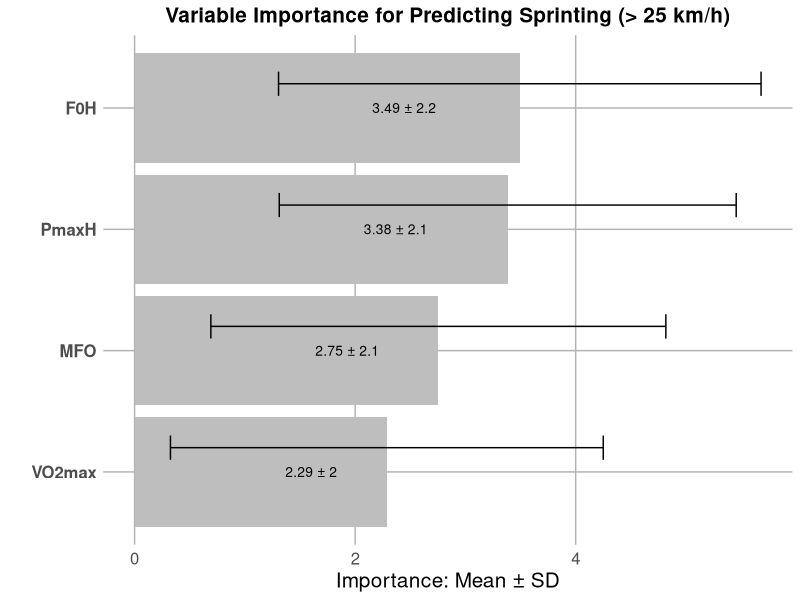
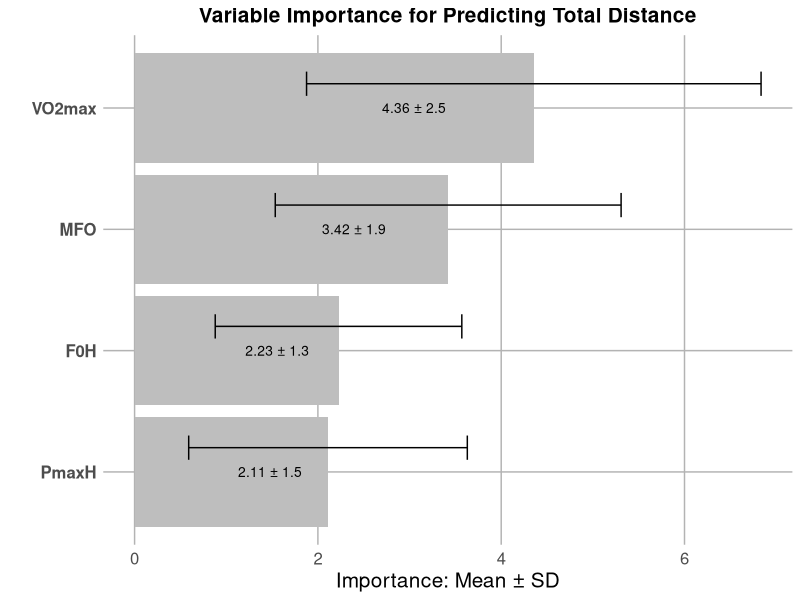
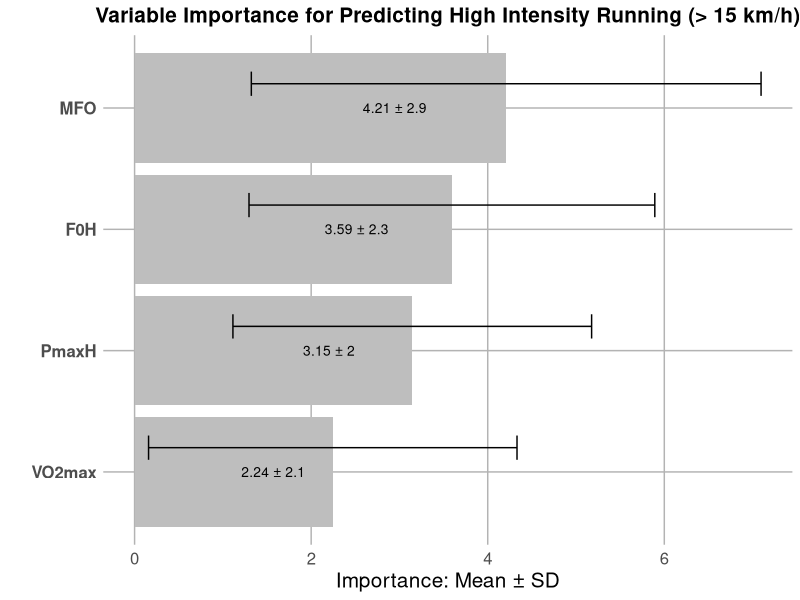
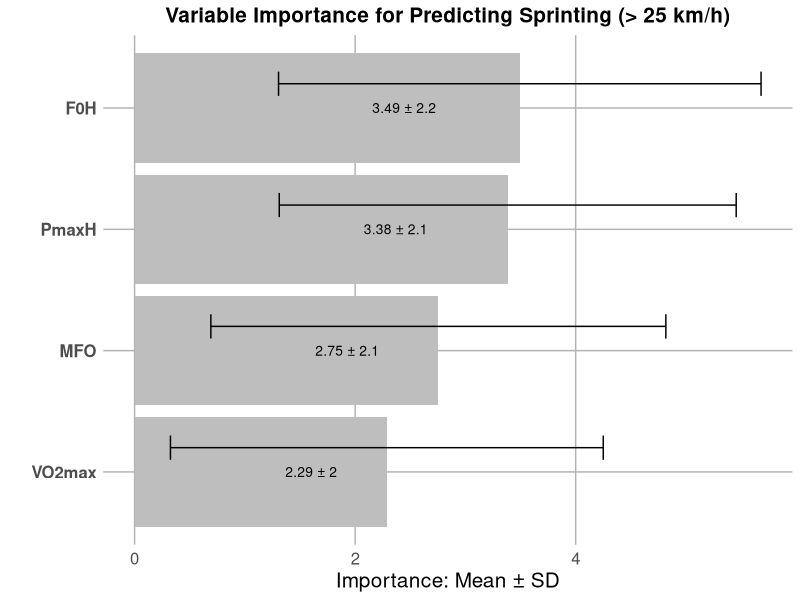
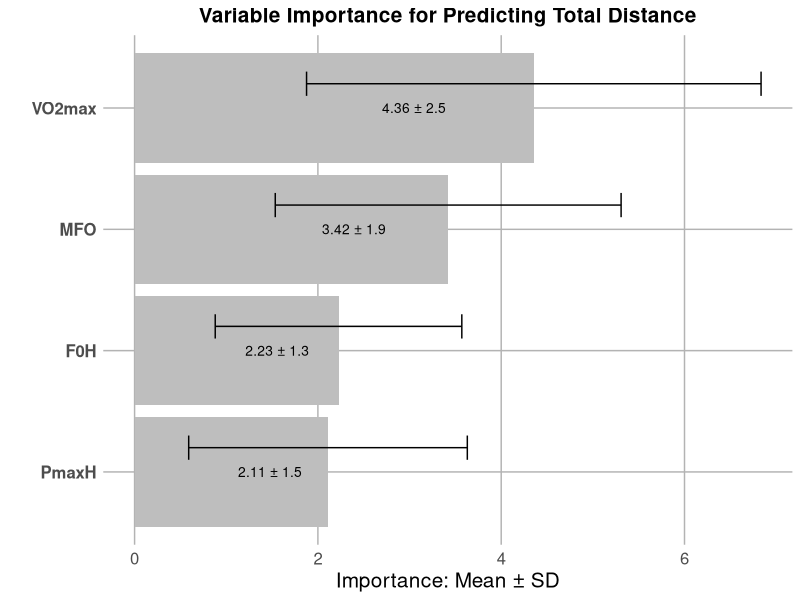
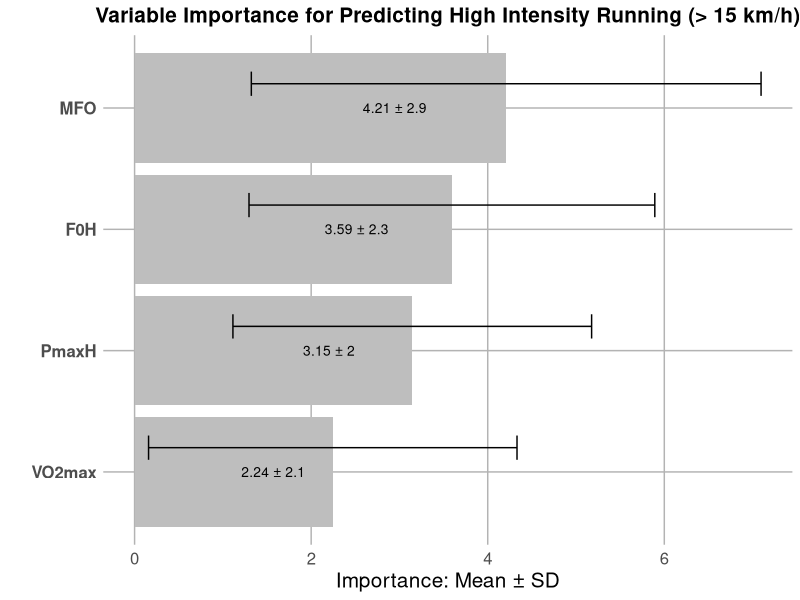

R code for these plots, in order:
# Install and load necessary packages
installed = installed.packages()
if (!("dplyr" %in% installed)) { install.packages("dplyr") }
if (!("rpart" %in% installed)) { install.packages("rpart") }
if (!("ggplot2" %in% installed)) { install.packages("ggplot2") }
if (!("tidyr" %in% installed)) { install.packages("tidyr") }
if (!("here" %in% installed)) { install.packages("here") }

library(dplyr)
library(rpart)
library(ggplot2)
library(tidyr)
library(here)

# Import data
base_path <- here()
print(paste(base_path))
df_standardized <- read.csv2("STANDARDIZED_DATA.csv", sep=',', dec=".", check.names=F, fileEncoding = "LATIN1")

# Initialize a function to process different variables
process_variable <- function(variable_name, df) {
  data <- df %>%
    select(MFO, VO2max, F0H, PmaxH, all_of(variable_name)) %>%
    rename(var = all_of(variable_name))
  
  all_variables <- names(data)[names(data) != "var"]
  
  importances_list <- vector("list", 1000)
  
  for (i in 1:1000) {
    # Generate a bootstrap sample
    bootstrap_sample <- data[sample(1:nrow(data), replace = TRUE), ]
    
    # Fit the decision tree
    model <- rpart(var ~ ., data = bootstrap_sample)
    
    # Initialize an importance vector with zero for all variables
    current_importances <- setNames(rep(0, length(all_variables)), all_variables)
    
    # Fill with the actual importance from the model
    if (!is.null(model$variable.importance)) {
      current_importances[names(model$variable.importance)] <- model$variable.importance
    }
    
    # Store the variable importance
    importances_list[[i]] <- current_importances
  }
  
  # Transform the list into a dataframe for processing
  importance_df <- do.call(rbind, importances_list) %>%
    as.data.frame() %>%
    summarise_all(mean, na.rm = TRUE) %>%
    pivot_longer(cols = everything(), names_to = "Variable", values_to = "Importance")
  
  importance_sd <- do.call(rbind, importances_list) %>%
    as.data.frame() %>%
    summarise_all(sd, na.rm = TRUE) %>%
    pivot_longer(cols = everything(), names_to = "Variable", values_to = "SD")
  
  importance_df <- left_join(importance_df, importance_sd, by = "Variable")
  
  # Sort by importance for better visualization
  importance_df <- importance_df %>%
    arrange(desc(Importance))
  
  # Data visualization
  plot_1 <- ggplot(importance_df, aes(x = reorder(Variable, Importance), y = Importance)) +
    geom_col(fill = "grey") +
    geom_text(aes(label = paste(round(Importance, 2), "±", round(SD, 1))),
              position = position_stack(vjust = 0.7),
              color = "black",
              size = 3.5) +
    geom_errorbar(aes(ymin = Importance - SD, ymax = Importance + SD),
                  width = 0.2,
                  color = "black",
                  position = position_nudge(x = 0.2)) +
    theme_minimal() +
    theme(
      plot.title = element_text(size = 15, color = "black", hjust = 0.5, face = 'bold'),
      axis.text.x = element_text(size = 12),
      axis.text.y = element_text(size = 12, face = "bold"),
      panel.background = element_rect(fill = "white", color = NA),
      plot.background = element_rect(fill = "white", color = NA),
      axis.title.x = element_text(size = 15, color = "black"),
      axis.title.y = element_text(size = 15, color = "black"),
      panel.grid.major = element_line(color = "grey70"),
      panel.grid.minor = element_blank()) +
    labs(
      x = "", y = "Importance: Mean ± SD", title = paste("Variable Importance for Predicting", variable_name)
    ) + coord_flip()
  
  print(plot_1)
}

# List of variables to analyze
variables_to_analyze <- c("Sprinting (> 25 km/h)", "Total Distance", "High Intensity Running (> 15 km/h)")

# Apply the function to each variable
lapply(variables_to_analyze, process_variable, df = df_standardized)
